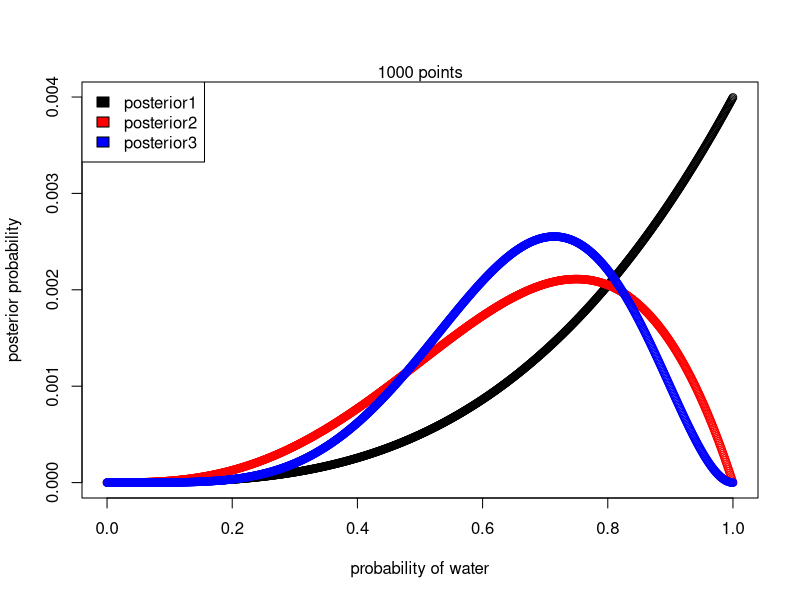
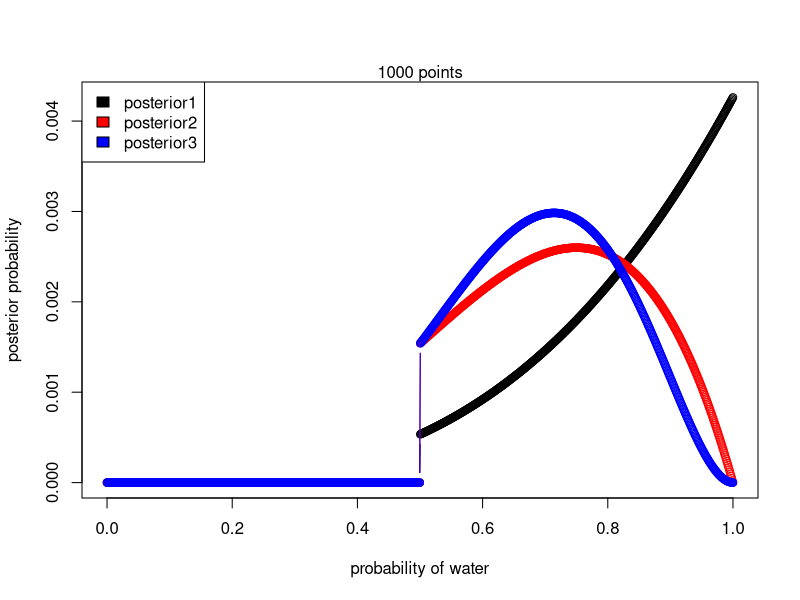

Recreate these plots in R, in order. (Note: this script raises an error after producing the figures.)
## ---- chunk 1
library(knitr)
library(png)
knitr::opts_chunk$set(echo = TRUE)
## ---- chunk 2
# Define the grid
p_grid <- seq(from=0, to=1, length.out = 1000)

# Assume a uniform prior 
prior1 <- rep(1, 1000)

# Get the likelihood given: 3 waters and 3 tosses
#                           3 waters and 4 tosses
#                           5 waters and 7 tosses
likelihood1 <- dbinom(3, size=3, prob=p_grid)
likelihood2 <- dbinom(3, size=4, prob=p_grid)
likelihood3 <- dbinom(5, size=7, prob=p_grid)

# Compute posterior
posterior1 <- likelihood1 * prior1
posterior2 <- likelihood2 * prior1
posterior3 <- likelihood3 * prior1

# Standardize
posterior1 <- posterior1 / sum(posterior1)
posterior2 <- posterior2 / sum(posterior2)
posterior3 <- posterior3 / sum(posterior3)

# Plotting the posteriors
plot(p_grid, posterior1, type = "b",
     xlab = "probability of water",
     ylab = "posterior probability")
lines(p_grid, posterior2, type = "b", col = "red")
lines(p_grid, posterior3, type = "b", col = "blue")
legend("topleft", 
       c("posterior1", "posterior2", "posterior3"),
       fill = c("black", "red", "blue"))
mtext("1000 points")
## ---- chunk 3
# 2M2

# Define the grid
p_grid <- seq(from=0, to=1, length.out = 1000)

# Assume prior is 0 when p is less than 0.5 and 1 otherwise
prior2 <- ifelse(p_grid < 0.5, 0, 1)

likelihood1 <- dbinom(3, size=3, prob=p_grid)
likelihood2 <- dbinom(3, size=4, prob=p_grid)
likelihood3 <- dbinom(5, size=7, prob=p_grid)

# Compute posterior
posterior1 <- likelihood1 * prior2
posterior2 <- likelihood2 * prior2
posterior3 <- likelihood3 * prior2

# Standardize
posterior1 <- posterior1 / sum(posterior1)
posterior2 <- posterior2 / sum(posterior2)
posterior3 <- posterior3 / sum(posterior3)

# Plotting the posteriors
plot(p_grid, posterior1, type = "b",
     xlab = "probability of water",
     ylab = "posterior probability")
lines(p_grid, posterior2, type = "b", col = "red")
lines(p_grid, posterior3, type = "b", col = "blue")
legend("topleft", 
       c("posterior1", "posterior2", "posterior3"),
       fill = c("black", "red", "blue"))
mtext("1000 points")
## ---- chunk 4
ways <- c(.3, 1)
probability <- ways/sum(ways)
probability[1]


# Alternative way
earth_land = 1-.7
mars_land = 1
probability_earth = earth_land/(earth_land + mars_land)
probability_earth
## ---- chunk 5
ways <- c(1, 0.5, 0)
probability <- ways/sum(ways)
probability[1]

# ways <- c(2, 1, 0)
# p <- ways/sum(ways)
# p[1]
## ---- chunk 6
ways <- c(2*1, 0.5, 0)
probability <- ways/sum(ways)
probability[1]

# ways <- c(2, 1, 0, 2)
# probability <- ways/sum(ways)
# sum(probability[1], probability[4])

## ---- chunk 7
# You could also use: ways <- c(2, 1, 0)
ways <- c(1, 0.5, 0)
prior <- c(1, 2, 3)
likelihood <- ways * prior 
probability <- likelihood/sum(likelihood)
probability
## ---- chunk 8
x <- data.frame(c(rep("Bb", 3), rep("bB", 3), c("bw", "bw")), 
                c(rep(c("bw", "Ww", "wW"), 2), c("Ww", "wW")))
knitr::kable(x, align = 'cc', col.names = c("First Draw", "Second Draw"))
## ---- chunk 9
# possibilities [Bb, bw], [Bb, Ww], [Bb, wW], [bw, Ww], [bw, wW]
#               [bB, bw], [bB, Ww], [bB, wW]

ways <- c(6, 2, 0)
probability <- ways/sum(ways)
probability[1]
## ---- chunk 10
likelihood <- c(0.1, 0.2)
prior <- c(1,1)
posterior <- likelihood * prior
posterior <- posterior/sum(posterior)
posterior[1]
## ---- chunk 11
0.1*posterior[1]+0.2*posterior[2]
## ---- chunk 12
posterior[1]
## ---- chunk 13
likelihood <- c(0.9, 0.8)
prior <- c(1/3, 2/3)
posterior <- likelihood * prior
posterior <- posterior/sum(posterior)
posterior[1]
## ---- chunk 14
include_graphics("ch2_type_errors.png")
## ---- chunk 15
likelihood <- c(0.8, 0.35)
prior <- c(1, 1)
posterior <- likelihood * prior
posterior <- posterior/sum(posterior)
posterior[1]
## ---- chunk 16
likelihood <- c(0.1, 0.2)
prior <- c(0.696, 0.304)
posterior <- likelihood * prior
posterior <- posterior/sum(posterior)
posterior[1]
